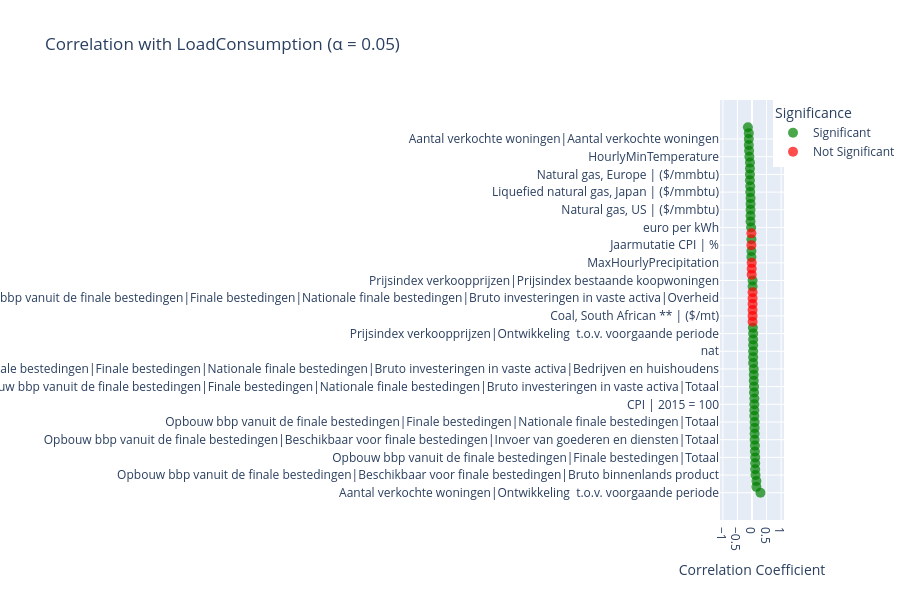

Source (notebook cell):
### Code cell
import pandas as pd
import numpy as np
import plotly.express as px

# Load precomputed correlations (exclude self‑correlation)
corr_df = (
    pd.read_csv('/Users/ruben/Documents/GitHub/MsCThesisRubenCuriel2024/Data/processed_data/CompleteCorrelation.csv')
      .query("Variable != 'LoadConsumption'")
)

# Round for display
corr_df[['Correlation','P_Value']] = corr_df[['Correlation','P_Value']].round({'Correlation':2,'P_Value':4})

# Filter significant (p < .05)
sig = corr_df[corr_df['P_Value'] < 0.05]

# Print table of significant correlations
if not sig.empty:
    print("\nSignificant Correlations (p < 0.05):")
    print(sig[['Variable','Correlation','P_Value']].sort_values('Correlation', ascending=False).to_string(index=False))
else:
    print("\nNo significant correlations found.")

# Top 10 positive & negative
top_pos = sig.nlargest(10, 'Correlation')['Variable'].tolist()
top_neg = sig.nsmallest(10, 'Correlation')['Variable'].tolist()

print("\nTop 10 Positive Correlations:", top_pos)
print("Top 10 Negative Correlations:", top_neg)

# Mark significance for plotting
corr_df['Significance'] = np.where(corr_df['P_Value'] < 0.05, 'Significant', 'Not Significant')

# Plotly scatter
fig = px.scatter(
    corr_df,
    x='Correlation',
    y='Variable',
    color='Significance',
    color_discrete_map={'Significant':'green','Not Significant':'red'},
    title='Correlation with LoadConsumption (α = 0.05)',
    hover_data={'P_Value':True},
    category_orders={'Variable': corr_df.sort_values('Correlation')['Variable'].tolist()}
)

fig.update_layout(
    xaxis_title='Correlation Coefficient',
    yaxis_title=None,
    xaxis_range=[-1.1, 1.1],
    height=600
)

fig.update_traces(marker=dict(size=10, opacity=0.7),
                  hovertemplate="<b>%{y}</b><br>Correlation: %{x:.2f}<br>P‑Value: %{customdata[0]:.4f}<extra></extra>")

fig.show()

### Figure 1 — Plotly figure (JSON) as saved in the notebook; plotly's stock layout.template omitted (floating-point values rounded to 4 significant figures)
{"data": [{"customdata": [[0], [0], [0], [0], [0], [0], [0], [0], [0], [0], [0], [0], [0], [0], [0], [0], [0], [0], [0], [0], [0], [0], [0], [0], [0], [0], [0], [0], [0], [0], [0], [0], [0], [0], [0], [0], [0], [0], [0], [0], [0], [0], [0.0001], [0.0001], [0.0002], [0.0016], [0.0073], [0.0216], [0.0346], [0.0439], [0.0446], [0.0462]], "hovertemplate": "<b>%{y}</b><br>Correlation: %{x:.2f}<br>P‑Value: %{customdata[0]:.4f}<extra></extra>", "legendgroup": "Significant", "marker": {"color": "green", "opacity": 0.7, "size": 10, "symbol": "circle"}, "mode": "markers", "name": "Significant", "orientation": "h", "showlegend": true, "type": "scatter", "x": [0.29, 0.15, 0.15, -0.14, 0.12, 0.11, -0.11, -0.11, -0.11, 0.11, 0.11, 0.1, 0.1, -0.1, 0.09, 0.09, 0.09, -0.09, 0.09, 0.08, 0.08, 0.08, 0.08, -0.07, 0.07, -0.07, -0.07, -0.07, 0.07, -0.06, -0.06, 0.06, 0.06, 0.06, -0.05, -0.05, -0.05, -0.05, -0.05, 0.04, 0.04, 0.04, 0.04, 0.04, 0.04, -0.03, 0.03, -0.02, -0.02, 0.02, 0.02, -0.02], "xaxis": "x", "y": ["Aantal verkochte woningen|Ontwikkeling  t.o.v. voorgaande periode", "Opbouw bbp vanuit de finale bestedingen|Beschikbaar voor finale bestedingen|Bbp, gecorrigeerd voor werkdageneffecten", "Month", "euro per kWh.1", "Opbouw bbp vanuit de finale bestedingen|Beschikbaar voor finale bestedingen|Bruto binnenlands product", "Prijsindex verkoopprijzen|Ontwikkeling  t.o.v. een jaar eerder", "DailyMeanTemperature", "Aantal verkochte woningen|Aantal verkochte woningen", "HourlyMaxTemperature", "Opbouw bbp vanuit de finale bestedingen|Beschikbaar voor finale bestedingen|Totaal", "Opbouw bbp vanuit de finale bestedingen|Finale bestedingen|Totaal", "Opbouw bbp vanuit de finale bestedingen|Beschikbaar voor finale bestedingen|Invoer van goederen en diensten|Goederen", "Opbouw bbp vanuit de finale bestedingen|Finale bestedingen|Nationale finale bestedingen|Consumptieve bestedingen|Huishoudens", "Totale waarde verkoopprijzen", "Opbouw bbp vanuit de finale bestedingen|Finale bestedingen|Nationale finale bestedingen|Consumptieve bestedingen|Totaal", "Opbouw bbp vanuit de finale bestedingen|Finale bestedingen|Nationale finale bestedingen|Totaal", "Opbouw bbp vanuit de finale bestedingen|Beschikbaar voor finale bestedingen|Invoer van goederen en diensten|Totaal", "HourlyMinTemperature", "Opbouw bbp vanuit de finale bestedingen|Finale bestedingen|Uitvoer van goederen en diensten|Goederen", "Year", "Aantal verkochte woningen|Ontwikkeling  t.o.v. een jaar eerder", "CPI | 2015 = 100", "CPI afgeleid | 2015 = 100", "euro per kWh.2", "Opbouw bbp vanuit de finale bestedingen|Finale bestedingen|Uitvoer van goederen en diensten|Totaal", "euro per m3.2", "Natural gas, Europe | ($/mmbtu)", "Natural gas index | (2010=100)", "Opbouw bbp vanuit de finale bestedingen|Finale bestedingen|Nationale finale bestedingen|Bruto investeringen in vaste activa|Totaal", "HDMinTemperature", "Liquefied natural gas, Japan | ($/mmbtu)", "Opbouw bbp vanuit de finale bestedingen|Finale bestedingen|Nationale finale bestedingen|Bruto investeringen in vaste activa|Bedrijven en huishoudens", "MinHourlyMeanWindspeed", "Opbouw bbp vanuit de finale bestedingen|Finale bestedingen|Nationale finale bestedingen|Verandering in voorraden", "Crude oil, WTI | ($/bbl)", "Crude oil, average | ($/bbl)", "Natural gas, US | ($/mmbtu)", "Crude oil, Dubai | ($/bbl)", "Crude oil, Brent | ($/bbl)", "Prijsindex verkoopprijzen|Ontwikkeling  t.o.v. voorgaande periode", "Opbouw bbp vanuit de finale bestedingen|Beschikbaar voor finale bestedingen|Invoer van goederen en diensten|Diensten", "nat", "Gemiddelde verkoopprijs", "DailyMeanWindspeed", "HDMaxPrecipitation", "euro per kWh", "HDMinMeanWindspeed", "Week", "Jaarmutatie CPI afgeleid | %", "Prijsindex verkoopprijzen|Prijsindex bestaande koopwoningen", "euro per m3", "HDMaxMeanWindspeed"], "yaxis": "y"}, {"customdata": [[0.055], [0.0598], [0.0848], [0.0892], [0.1174], [0.145], [0.1478], [0.1573], [0.3031], [0.4431], [0.5958]], "hovertemplate": "<b>%{y}</b><br>Correlation: %{x:.2f}<br>P‑Value: %{customdata[0]:.4f}<extra></extra>", "legendgroup": "Not Significant", "marker": {"color": "red", "opacity": 0.7, "size": 10, "symbol": "circle"}, "mode": "markers", "name": "Not Significant", "orientation": "h", "showlegend": true, "type": "scatter", "x": [0.02, 0.02, 0.02, -0.02, 0.02, -0.02, 0.02, 0.02, -0.01, -0.01, -0.01], "xaxis": "x", "y": ["Coal, Australian | ($/mt)", "Opbouw bbp vanuit de finale bestedingen|Finale bestedingen|Nationale finale bestedingen|Bruto investeringen in vaste activa|Overheid", "Opbouw bbp vanuit de finale bestedingen|Finale bestedingen|Uitvoer van goederen en diensten|Diensten", "DailyPrecipitation", "MaxHourlyMeanWindspeed", "Jaarmutatie CPI | %", "Coal, South African ** | ($/mt)", "euro per m3.1", "Opbouw bbp vanuit de finale bestedingen|Finale bestedingen|Nationale finale bestedingen|Consumptieve bestedingen|Overheid", "MaxHourlyPrecipitation", "HDMaxTemperature"], "yaxis": "y"}], "layout": {"height": 600, "legend": {"title": {"text": "Significance"}, "tracegroupgap": 0}, "title": {"text": "Correlation with LoadConsumption (α = 0.05)"}, "xaxis": {"anchor": "y", "domain": [0, 1], "range": [-1.1, 1.1], "title": {"text": "Correlation Coefficient"}}, "yaxis": {"anchor": "x", "categoryarray": ["Aantal verkochte woningen|Ontwikkeling  t.o.v. voorgaande periode", "Opbouw bbp vanuit de finale bestedingen|Beschikbaar voor finale bestedingen|Bbp, gecorrigeerd voor werkdageneffecten", "Month", "Opbouw bbp vanuit de finale bestedingen|Beschikbaar voor finale bestedingen|Bruto binnenlands product", "Prijsindex verkoopprijzen|Ontwikkeling  t.o.v. een jaar eerder", "Opbouw bbp vanuit de finale bestedingen|Beschikbaar voor finale bestedingen|Totaal", "Opbouw bbp vanuit de finale bestedingen|Finale bestedingen|Totaal", "Opbouw bbp vanuit de finale bestedingen|Beschikbaar voor finale bestedingen|Invoer van goederen en diensten|Goederen", "Opbouw bbp vanuit de finale bestedingen|Finale bestedingen|Nationale finale bestedingen|Consumptieve bestedingen|Huishoudens", "Opbouw bbp vanuit de finale bestedingen|Beschikbaar voor finale bestedingen|Invoer van goederen en diensten|Totaal", "Opbouw bbp vanuit de finale bestedingen|Finale bestedingen|Uitvoer van goederen en diensten|Goederen", "Opbouw bbp vanuit de finale bestedingen|Finale bestedingen|Nationale finale bestedingen|Consumptieve bestedingen|Totaal", "Opbouw bbp vanuit de finale bestedingen|Finale bestedingen|Nationale finale bestedingen|Totaal", "Year", "Aantal verkochte woningen|Ontwikkeling  t.o.v. een jaar eerder", "CPI | 2015 = 100", "CPI afgeleid | 2015 = 100", "Opbouw bbp vanuit de finale bestedingen|Finale bestedingen|Uitvoer van goederen en diensten|Totaal", "Opbouw bbp vanuit de finale bestedingen|Finale bestedingen|Nationale finale bestedingen|Bruto investeringen in vaste activa|Totaal", "Opbouw bbp vanuit de finale bestedingen|Finale bestedingen|Nationale finale bestedingen|Verandering in voorraden", "MinHourlyMeanWindspeed", "Opbouw bbp vanuit de finale bestedingen|Finale bestedingen|Nationale finale bestedingen|Bruto investeringen in vaste activa|Bedrijven en huishoudens", "Opbouw bbp vanuit de finale bestedingen|Beschikbaar voor finale bestedingen|Invoer van goederen en diensten|Diensten", "HDMaxPrecipitation", "nat", "Gemiddelde verkoopprijs", "DailyMeanWindspeed", "Prijsindex verkoopprijzen|Ontwikkeling  t.o.v. voorgaande periode", "HDMinMeanWindspeed", "euro per m3.1", "Coal, South African ** | ($/mt)", "MaxHourlyMeanWindspeed", "Opbouw bbp vanuit de finale bestedingen|Finale bestedingen|Uitvoer van goederen en diensten|Diensten", "Opbouw bbp vanuit de finale bestedingen|Finale bestedingen|Nationale finale bestedingen|Bruto investeringen in vaste activa|Overheid", "Coal, Australian | ($/mt)", "euro per m3", "Prijsindex verkoopprijzen|Prijsindex bestaande koopwoningen", "Opbouw bbp vanuit de finale bestedingen|Finale bestedingen|Nationale finale bestedingen|Consumptieve bestedingen|Overheid", "HDMaxTemperature", "MaxHourlyPrecipitation", "Week", "Jaarmutatie CPI afgeleid | %", "Jaarmutatie CPI | %", "HDMaxMeanWindspeed", "DailyPrecipitation", "euro per kWh", "Crude oil, Brent | ($/bbl)", "Crude oil, Dubai | ($/bbl)", "Natural gas, US | ($/mmbtu)", "Crude oil, average | ($/bbl)", "Crude oil, WTI | ($/bbl)", "Liquefied natural gas, Japan | ($/mmbtu)", "HDMinTemperature", "Natural gas index | (2010=100)", "Natural gas, Europe | ($/mmbtu)", "euro per m3.2", "euro per kWh.2", "HourlyMinTemperature", "Totale waarde verkoopprijzen", "HourlyMaxTemperature", "Aantal verkochte woningen|Aantal verkochte woningen", "DailyMeanTemperature", "euro per kWh.1"], "categoryorder": "array", "domain": [0, 1], "title": {}}}}
